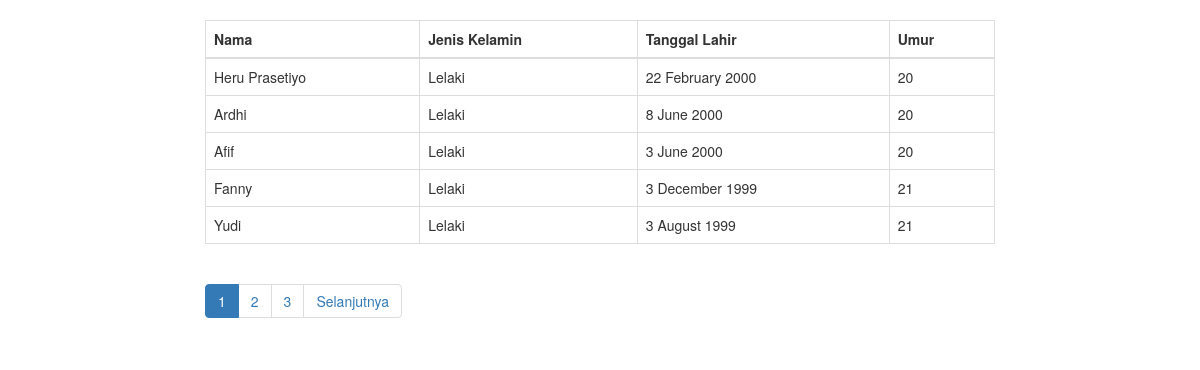
The page / on the database its author committed.
### tables this page shows
CREATE TABLE `pengguna` (
  `id` int(11) NOT NULL,
  `nama` varchar(50) NOT NULL,
  `umur` int(3) NOT NULL,
  `tanggal_lahir` datetime DEFAULT NULL,
  `jenis_kelamin` varchar(10) DEFAULT NULL
);

### index.php (called while the page is built, shortened)
<?php
require_once BASEPATH.'core/CodeIgniter.php';

### application/models/Pagination_model.php (called while the page is built)
<?php defined('BASEPATH') OR exit ('No direct script access allowed');
class Pagination_model extends CI_Model {
     public function getAll()
     {
          $this->db->select('*');
          $this->db->from('pengguna');
          $this->db->order_by('id', 'ASC');
          return $this->db->get();
     }
     public function getDataPagination($limit, $offset)
{
     $this->db->select('*');
     $this->db->from('pengguna');
     $this->db->order_by('id', 'ASC');
     $this->db->limit($limit, $offset);
     return $this->db->get();
}
}

### application/views/pagination.php (the view, shortened to what this page needs)
<!DOCTYPE html>
<html>
<head>
     <link rel="stylesheet" href="https://stackpath.bootstrapcdn.com/bootstrap/3.4.1/css/bootstrap.min.css">
</head>
<body>
     <div class="row">
          <div class="col-md-offset-2 col-md-8">
               <table class="table table-bordered" border="1" cellspacing="0" cellpadding="5">
                    <thead>
                         <tr>
                              <th>Nama</th>
                              <th>Jenis Kelamin</th>
                              <th>Tanggal Lahir</th>
                              <th>Umur</th>
                         </tr>
                    </thead>
                    <tbody>
                         <?php foreach($semua_pengguna as $pengguna): ?>
                              <tr>
                                   <td><?php echo $pengguna->nama; ?></td>
                                   <td><?php echo $pengguna->jenis_kelamin; ?></td>
                                   <td><?php echo date('j F Y', strtotime($pengguna->tanggal_lahir)); ?></td>
                                   <td><?php echo $pengguna->umur; ?></td>
                              </tr>
                         <?php endforeach; ?>
                    </tbody>
               </table>
               <nav aria-label="Page navigation">
                    <?php echo $this->pagination->create_links(); ?>
               </nav>
          </div>
     </div>
</body>
</html>

### application/controllers/Pagination.php (shortened to what this page needs)
<?php defined('BASEPATH') OR exit ('No direct script access allowed');
class Pagination extends CI_Controller {
     public function __construct()
     {
          $this->load->model('pagination_model');
     }
public function index($num = '')
{
     $perpage = 5;
     $offset = $this->uri->segment(1);
     $data['semua_pengguna'] = $this->pagination_model->getDataPagination($perpage, $offset)->result();
$config['full_tag_open'] = '<ul class="pagination">';
$config['full_tag_close'] = '</ul>';
$config['num_tag_open'] = '<li>';
$config['num_tag_close'] = '</li>';
$config['cur_tag_open'] = '<li class="active"><a href="#">';
$config['cur_tag_close'] = '</a></li>';
$config['next_tag_open'] = '<li>';
$config['next_tag_close'] = '</li>';
     $this->load->view('pagination', $data);
}
}

### application/views/pagination.php (style rules this page uses)
body { margin-top: 20px; }

### rows shown on the page
pengguna: nama "Heru Prasetiyo", jenis_kelamin "Lelaki", tanggal_lahir "22 February 2000", umur "20"
pengguna: nama "Ardhi", jenis_kelamin "Lelaki", tanggal_lahir "8 June 2000", umur "20"
pengguna: nama "Afif", jenis_kelamin "Lelaki", tanggal_lahir "3 June 2000", umur "20"
pengguna: nama "Fanny", jenis_kelamin "Lelaki", tanggal_lahir "3 December 1999", umur "21"
pengguna: nama "Yudi", jenis_kelamin "Lelaki", tanggal_lahir "3 August 1999", umur "21"

### other values the page prints
$this->pagination->create_links() "1 2 3 Selanjutnya"
